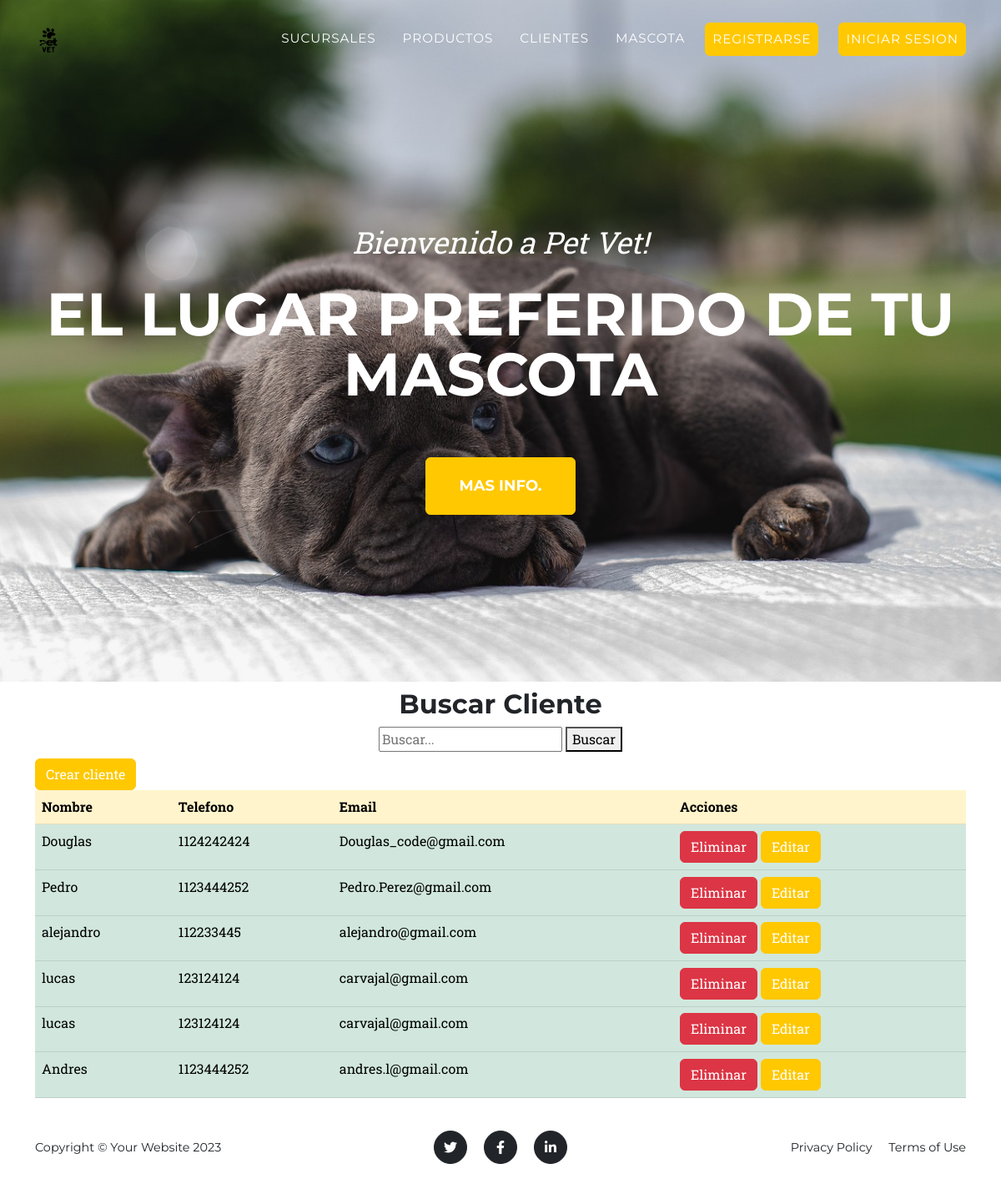
The page /cliente/ on the database as committed earlier.
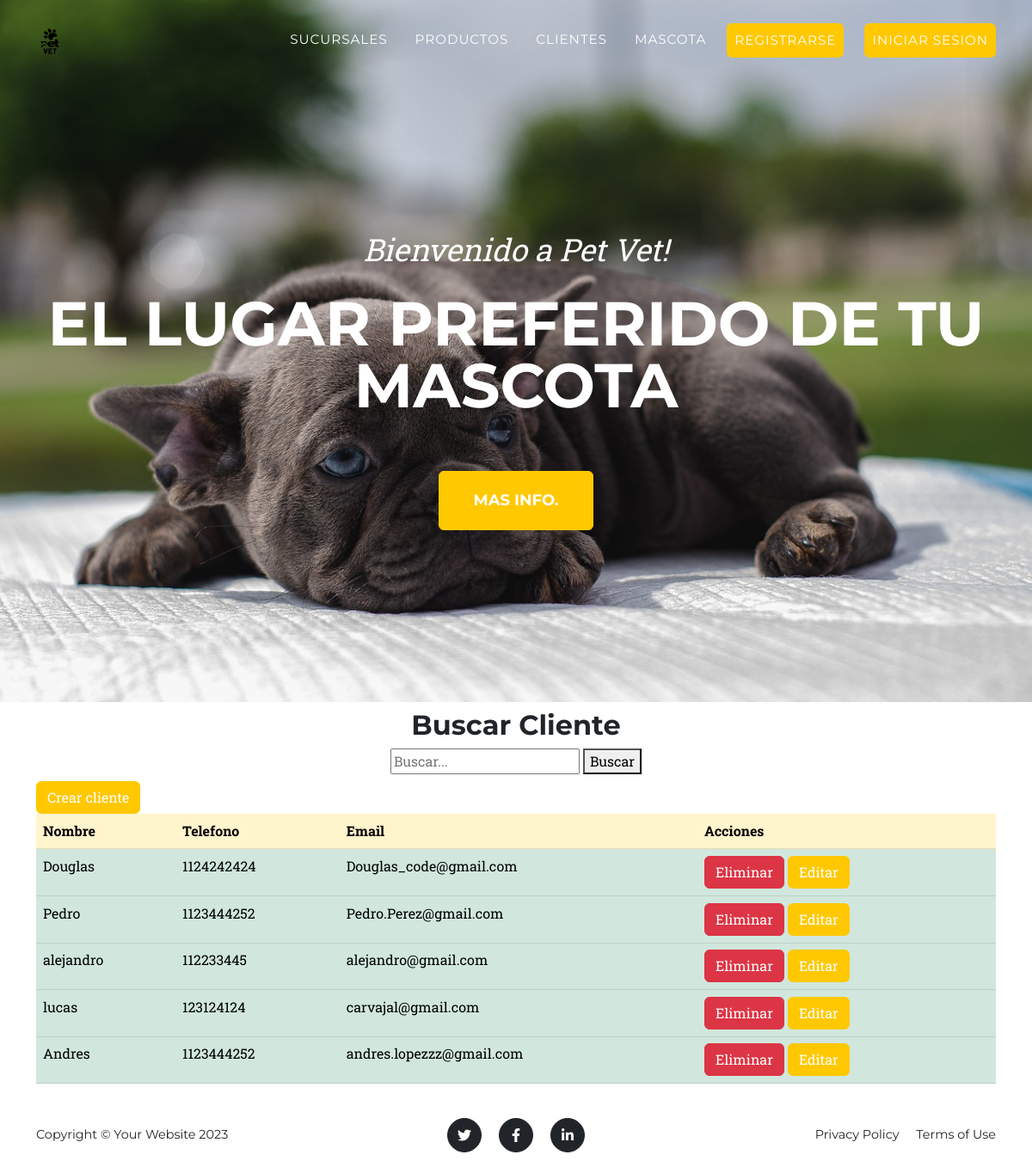
The same page on the database as committed later.
### app_vete/models.py (models this page shows)
class Cliente(models.Model):
    nombre = models.CharField(max_length=100)
    telefono = models.CharField(max_length=15)
    email = models.EmailField()
    def __str__(self):
        return f"{self.nombre} - {self.telefono} - {self.email}"

### app_vete/views.py (the view)
# urls.py: path('cliente/', views.cliente, name = "cliente"),
def cliente(request):
    query = request.GET.get('q')
    if query:
        cliente = Cliente.objects.filter(Q(nombre__icontains=query) | Q(telefono__icontains=query) | Q(email__icontains=query))
    else:
        cliente = Cliente.objects.all()
    print(cliente)
    return render(request,"app_vete/cliente.html", {"cliente": cliente})

### app_vete/templates/app_vete/cliente.html (shortened to what this page needs)
{% extends "app_vete/base.html" %}
{% load static %}
{% block content %}
    <div class ="container">
      <h2 class="text-center mt-2">Buscar Cliente</h2>
      <div class="d-flex flex-column align-items-center mb-2">
          <form action="" method="GET">
              <input type="text" name="q" placeholder="Buscar..." required>
              <button type="submit">Buscar</button>
          </form>
      </div>
      <a href="{% url 'cliente-form' %}" class="btn btn-primary">Crear cliente</a>
        <table class="table">
            <thead>
              <tr table class="table-primary">
                <th scope="col">Nombre</th>
                <th scope="col">Telefono</th>
                <th scope="col">Email</th>
                <th scope="col">Acciones</th>
              </tr>
            </thead>
            <tbody>
                {% for clientes in cliente %}
              <tr table class="table-success">
                <td>{{ clientes.nombre }}</td>
                <td>{{ clientes.telefono }}</td>
                <td>{{ clientes.email }}</td>
                <td>
                <a class="btn btn-danger" href = "{% url 'delete-cliente' clientes.id %}">Eliminar</a>
                <a class="btn btn-warning" href = "{% url 'editar-cliente' clientes.id %}">Editar</a>
                </td>
              </tr>
              <tr>
                {% endfor %}
            </tbody>
          </table>
    </div>
{% endblock %}

Rows that differ between the two databases and show on the page:
removed Cliente: nombre "lucas", telefono "123124124", email "carvajal@gmail.com"
changed Cliente "Andres": email "andres.l@gmail.com" → "andres.lopezzz@gmail.com"
